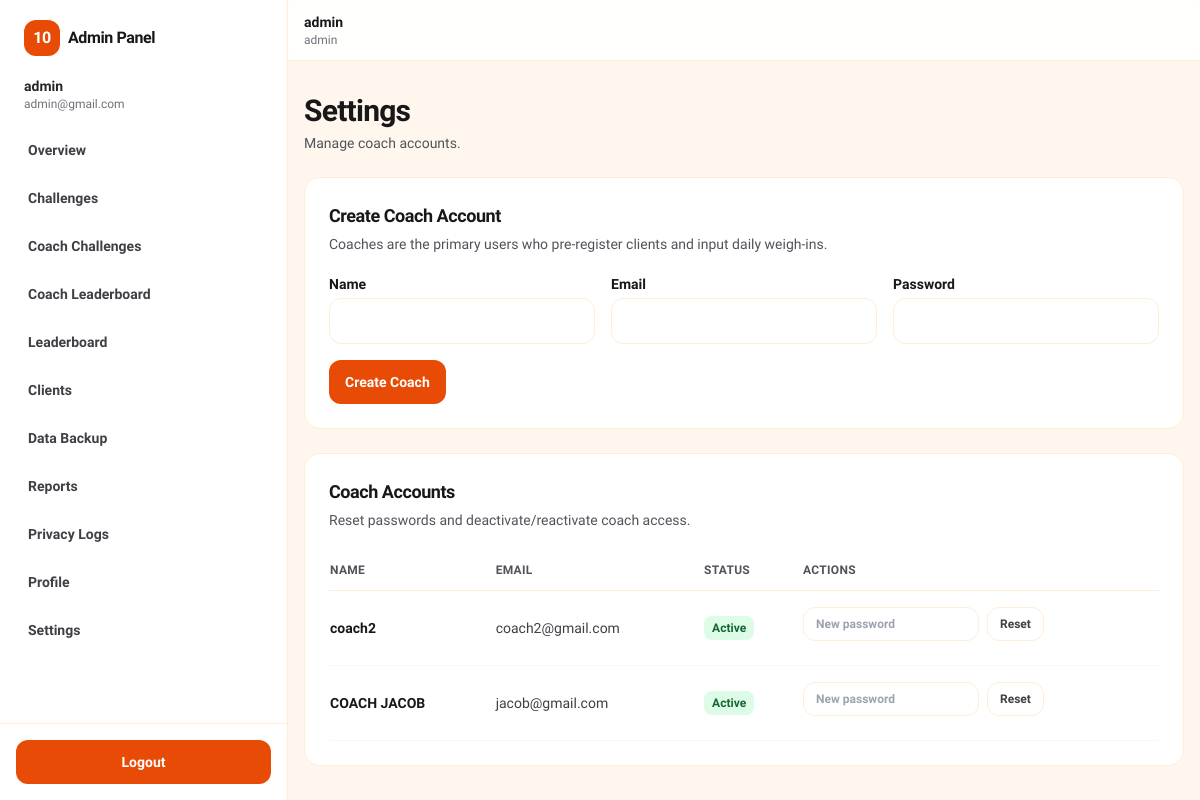
Screenshot of /admin/settings.php (signed in) with the database file from the repository.
### tables this page shows
CREATE TABLE IF NOT EXISTS users (
  id INT UNSIGNED NOT NULL AUTO_INCREMENT,
  name VARCHAR(100) NOT NULL,
  email VARCHAR(190) NOT NULL,
  role ENUM('coach','admin') NOT NULL,
  password_hash VARCHAR(255) NOT NULL,
  is_active TINYINT(1) NOT NULL DEFAULT 1,
  created_at TIMESTAMP NOT NULL DEFAULT CURRENT_TIMESTAMP,
  updated_at TIMESTAMP NOT NULL DEFAULT CURRENT_TIMESTAMP ON UPDATE CURRENT_TIMESTAMP,
  PRIMARY KEY (id),
  UNIQUE KEY uniq_users_email (email)
);

### app/helpers.php (called while the page is built, shortened)
<?php
function app_config($key, $default = null)
{
    $config = isset($GLOBALS['app_config']) ? $GLOBALS['app_config'] : [];
    $segments = explode('.', (string) $key);
    $value = $config;
    foreach ($segments as $segment) {
        $value = $value[$segment];
    }
    return $value;
}
function url($path = '')
{
    $base = rtrim((string) app_config('app.base_url', ''), '/');
    $path = '/' . ltrim((string) $path, '/');
    return $base . $path;
}
function h($value)
{
    return htmlspecialchars((string) $value, ENT_QUOTES, 'UTF-8');
}

### app/db.php (called while the page is built)
<?php
function db()
{
    static $pdo;
    if ($pdo instanceof PDO) {
        return $pdo;
    }
    $host = (string) app_config('db.host');
    $port = (int) app_config('db.port');
    $database = (string) app_config('db.database');
    $username = (string) app_config('db.username');
    $password = (string) app_config('db.password');
    $charset = (string) app_config('db.charset', 'utf8mb4');
    $dsn = 'mysql:host=' . $host . ';port=' . $port . ';dbname=' . $database . ';charset=' . $charset;
    $pdo = new PDO($dsn, $username, $password, [
        PDO::ATTR_ERRMODE => PDO::ERRMODE_EXCEPTION,
        PDO::ATTR_DEFAULT_FETCH_MODE => PDO::FETCH_ASSOC,
    ]);
    return $pdo;
}
function db_has_column($table, $column)
{
    try {
        $database = (string) app_config('db.database');
        $stmt = db()->prepare('SELECT COUNT(*) AS c FROM information_schema.COLUMNS WHERE TABLE_SCHEMA = ? AND TABLE_NAME = ? AND COLUMN_NAME = ?');
        $stmt->execute([$database, (string) $table, (string) $column]);
        $row = $stmt->fetch();
        return $row ? ((int) $row['c'] > 0) : false;
    } catch (Throwable $e) {
        return false;
    }
}

### app/auth.php (called while the page is built, shortened)
<?php
function auth_user()
{
    $select = 'SELECT id, name, email, role' . (db_has_column('users', 'is_active') ? ', is_active' : '') . ' FROM users WHERE id = ? LIMIT 1';
    $stmt = db()->prepare($select);
    $stmt->execute([$_SESSION['user_id']]);
    $user = $stmt->fetch();
    return $user ?: null;
}

### admin/settings.php (the view, shortened to what this page needs)
<?php
$coachName = '';
$coachEmail = '';
$coaches = [];
try {
    $select = 'SELECT id, name, email' . (db_has_column('users', 'is_active') ? ', is_active' : '') . ', created_at FROM users WHERE role = ? ORDER BY created_at DESC, id DESC';
    $stmt = db()->prepare($select);
    $stmt->execute(['coach']);
    $coaches = $stmt->fetchAll();
} catch (Throwable $e) {
    $coaches = [];
}
require __DIR__ . '/../partials/layout_top.php';
require __DIR__ . '/../partials/nav.php';
?>
<main class="mx-auto max-w-6xl px-4 py-8">
    <div class="mb-6">
        <h1 class="text-3xl font-extrabold tracking-tight">Settings</h1>
        <p class="mt-1 text-sm text-zinc-600">Manage coach accounts.</p>
    </div>
    <div class="rounded-2xl border border-orange-100 bg-white p-6">
        <div class="text-lg font-extrabold tracking-tight">Create Coach Account</div>
        <p class="mt-1 text-sm text-zinc-600">Coaches are the primary users who pre-register clients and input daily weigh-ins.</p>
        <form method="post" class="mt-5 grid grid-cols-1 gap-4 md:grid-cols-3" novalidate>
            <div>
                <label class="mb-1 block text-sm font-semibold" for="coach_name">Name</label>
                <input id="coach_name" name="coach_name" type="text" value="<?= h($coachName) ?>" class="w-full rounded-xl border border-orange-100 bg-white px-4 py-3 text-sm outline-none ring-molten/20 focus:border-molten focus:ring-4" required>
            </div>
            <div>
                <label class="mb-1 block text-sm font-semibold" for="coach_email">Email</label>
                <input id="coach_email" name="coach_email" type="email" value="<?= h($coachEmail) ?>" class="w-full rounded-xl border border-orange-100 bg-white px-4 py-3 text-sm outline-none ring-molten/20 focus:border-molten focus:ring-4" required>
            </div>
            <div>
                <label class="mb-1 block text-sm font-semibold" for="coach_password">Password</label>
                <input id="coach_password" name="coach_password" type="password" class="w-full rounded-xl border border-orange-100 bg-white px-4 py-3 text-sm outline-none ring-molten/20 focus:border-molten focus:ring-4" required>
            </div>
            <div class="md:col-span-3">
                <button type="submit" class="rounded-xl bg-molten px-4 py-3 text-sm font-extrabold text-white hover:bg-pumpkin">Create Coach</button>
            </div>
        </form>
    </div>
    <div class="mt-6 rounded-2xl border border-orange-100 bg-white p-6">
        <div class="text-lg font-extrabold tracking-tight">Coach Accounts</div>
        <p class="mt-1 text-sm text-zinc-600">Reset passwords and deactivate/reactivate coach access.</p>
        <div class="mt-5 overflow-x-auto">
            <table class="min-w-full text-left text-sm">
                <thead>
                    <tr class="border-b border-orange-100 text-xs font-extrabold uppercase tracking-wide text-zinc-600">
                        <th class="py-3 pr-4">Name</th>
                        <th class="py-3 pr-4">Email</th>
                        <th class="py-3 pr-4">Status</th>
                        <th class="py-3 pr-0">Actions</th>
                    </tr>
                </thead>
                <tbody>
                    <?php foreach ($coaches as $c): ?>
                        <?php $active = !db_has_column('users', 'is_active') ? true : ((int) ($c['is_active'] ?? 1) === 1); ?>
                        <tr class="border-b border-orange-50">
                            <td class="py-4 pr-4 font-extrabold text-zinc-900"><?= h((string) $c['name']) ?></td>
                            <td class="py-4 pr-4 text-zinc-700"><?= h((string) $c['email']) ?></td>
                            <td class="py-4 pr-4">
                                <?php if ($active): ?>
                                    <span class="inline-flex rounded-lg bg-green-100 px-2 py-1 text-xs font-extrabold text-green-800">Active</span>
                                <?php else: ?>
                                    <span class="inline-flex rounded-lg bg-red-100 px-2 py-1 text-xs font-extrabold text-red-800">Inactive</span>
                                <?php endif; ?>
                            </td>
                            <td class="py-4 pr-0">
                                <form method="post" class="mb-2 flex flex-wrap items-center gap-2" novalidate>
                                    <input name="new_password" type="password" placeholder="New password" class="w-44 rounded-xl border border-orange-100 bg-white px-3 py-2 text-xs font-extrabold text-zinc-700 outline-none ring-molten/20 focus:border-molten focus:ring-4" required />
                                    <button type="submit" class="rounded-xl border border-orange-100 bg-white px-3 py-2 text-xs font-extrabold text-zinc-700 hover:bg-orange-50">Reset</button>
                                </form>
                            </td>
                        </tr>
                    <?php endforeach; ?>
                </tbody>
            </table>
        </div>
    </div>
</main>
<?php require __DIR__ . '/../partials/layout_bottom.php'; ?>

### partials/nav.php (shortened to what this page needs)
<?php
$user = auth_user();
$role = $user ? $user['role'] : null;
$nav = [];
if ($role === 'admin') {
    $nav = [
        ['Overview', url('/admin/overview.php')],
        ['Challenges', url('/admin/challenges.php')],
        ['Coach Challenges', url('/admin/coach_challenges.php')],
        ['Coach Leaderboard', url('/admin/coach_leaderboard.php')],
        ['Leaderboard', url('/admin/leaderboard.php')],
        ['Clients', url('/admin/clients.php')],
        ['Data Backup', url('/admin/backup.php')],
        ['Reports', url('/admin/reports.php')],
        ['Privacy Logs', url('/admin/privacy_logs.php')],
        ['Profile', url('/admin/profile.php')],
        ['Settings', url('/admin/settings.php')],
    ];
}
?>
<?php if ($role === 'admin' && $user): ?>
    <div class="min-h-screen bg-orange-50">
        <div class="flex min-h-screen">
            <aside class="sticky top-0 hidden h-screen w-72 shrink-0 overflow-y-auto border-r border-orange-100 bg-white lg:flex lg:flex-col">
                <div class="flex items-center gap-2 px-6 py-5">
                    <a href="<?= h(url('/index.php')) ?>" class="flex items-center gap-2 font-extrabold tracking-tight">
                        <span class="inline-flex h-9 w-9 items-center justify-center rounded-xl bg-molten text-white">10</span>
                        <span>Admin Panel</span>
                    </a>
                </div>
                <div class="px-6 pb-4">
                    <div class="text-sm font-semibold text-zinc-800"><?= h($user['name']) ?></div>
                    <div class="text-xs text-zinc-500"><?= h($user['email']) ?></div>
                </div>
                <nav class="flex-1 px-3 pb-6">
                    <?php foreach ($nav as $item): ?>
                        <a href="<?= h($item[1]) ?>" class="mb-1 block rounded-xl px-4 py-3 text-sm font-semibold text-zinc-700 hover:bg-orange-50 hover:text-molten">
                            <?= h($item[0]) ?>
                        </a>
                    <?php endforeach; ?>
                </nav>
                <div class="border-t border-orange-100 p-4">
                    <a href="<?= h(url('/auth/logout.php')) ?>" class="block rounded-xl bg-molten px-4 py-3 text-center text-sm font-extrabold text-white hover:bg-pumpkin">Logout</a>
                </div>
            </aside>
            <div class="flex min-w-0 flex-1 flex-col">
                <header class="sticky top-0 z-50 border-b border-orange-100 bg-white/90 backdrop-blur">
                    <div class="mx-auto flex max-w-6xl items-center justify-between gap-4 px-4 py-3">
                        <div class="flex items-center gap-3">
                            <div class="hidden sm:flex flex-col leading-tight">
                                <span class="text-sm font-semibold"><?= h($user['name']) ?></span>
                                <span class="text-xs text-zinc-500"><?= h($user['role']) ?></span>
                            </div>
                        </div>
                    </div>
                </header>
                <div class="flex-1">
<?php endif; ?>

### rows the page displays
users: name "admin", email "admin@gmail.com", role "admin"
users: name "coach2", email "coach2@gmail.com"
users: name "COACH JACOB", email "jacob@gmail.com"

### other values shown
$item[0] "Overview"
$item[0] "Challenges"
$item[0] "Coach Challenges"
$item[0] "Coach Leaderboard"
$item[0] "Leaderboard"
$item[0] "Clients"
$item[0] "Data Backup"
$item[0] "Reports"
$item[0] "Privacy Logs"
$item[0] "Profile"
$item[0] "Settings"
